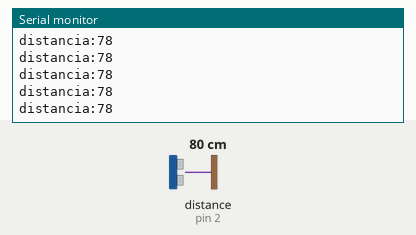
Bench run of a sketch on a simulated Arduino Uno, built with avr-gcc and run on an emulated ATmega328P. On the bench: the last lines printed to the serial monitor. Wiring (inferred from the names in the program): ultrasonic range finder: trigger pin 3; echo pin 2. Inputs (shaded band) come from the test bench; at power-on: distance to the obstacle (sensor on pin 2) 80 cm. The echo pulse lasts 58.3 µs per cm.

Above: at 1.2 s.
1.3 s: distance to the obstacle (sensor on pin 2) set to 2 cm
At 2.2 s:
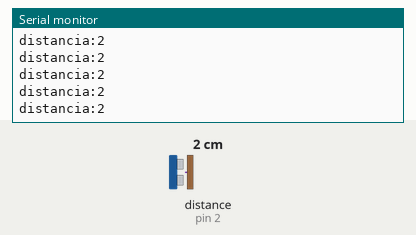
4.3 s: distance to the obstacle (sensor on pin 2) set to 120 cm
At 5.3 s:
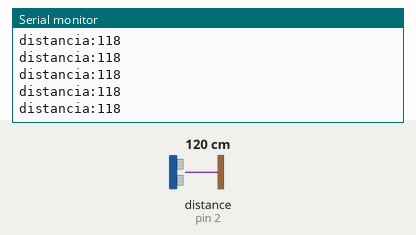
7.3 s: distance to the obstacle (sensor on pin 2) set to 4 cm
At 8.2 s:
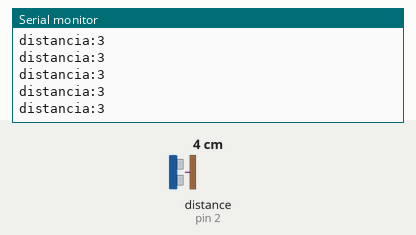
10.3 s: distance to the obstacle (sensor on pin 2) set to 18 cm
At 11.3 s:
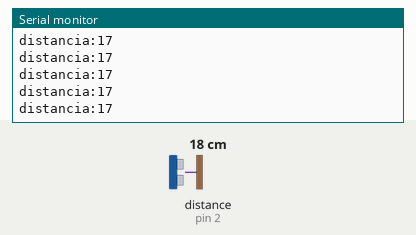
Timing chart, 0 to 13.3 s (numbered marks = the images above; inputs shaded):
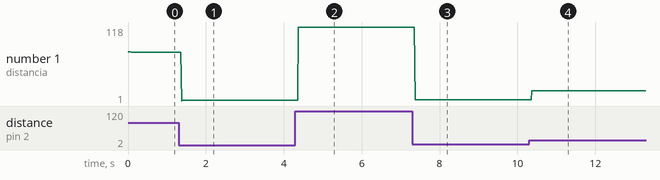

The sketch:

Sensor_de_proximidad.ino
```cpp
const int trigpin = 3;
const int eco = 2;
int led1 = 5;
int led2 = 7;
int led3 = 9;
int led4 = 11;

long duration;
int distance;

void setup(){
  pinMode(trigpin, OUTPUT);
  pinMode(eco, INPUT);

  Serial.begin(9600);
}
void loop() {
 digitalWrite(trigpin, LOW);
 delayMicroseconds(2);

 digitalWrite(trigpin, HIGH);
delayMicroseconds(10);
digitalWrite(trigpin, LOW);

duration = pulseIn(eco, HIGH);

distance = 0.034 * duration / 2;
 if(distance < 50){
  digitalWrite(led1 ,HIGH);
 }
 if(distance < 40){
  digitalWrite( led2 ,HIGH);
 }
  else (distance > 40);{
    digitalWrite(distance, LOW);
  }

 if(distance < 30){
  digitalWrite(led3, HIGH);
 }else(distance > 30);{
    digitalWrite(led3, LOW);

  }

 if(distance < 20){
  digitalWrite(led4, HIGH);
 }else(distance > 50);{
 digitalWrite(led1, LOW);
 digitalWrite(led2, LOW);
 digitalWrite(led3, LOW);
 digitalWrite(led4, LOW);

 }
Serial.print("distancia:");
Serial.println(distance);

}
```

Measured:
- after the input at 1.3 s, the serial monitor: prints a new line after 0.07 s (image 1)
- after the input at 4.3 s, the serial monitor: prints a new line after 0.08 s (image 2)
- after the input at 7.3 s, the serial monitor: prints a new line after 0.07 s (image 3)
- after the input at 10.3 s, the serial monitor: prints a new line after 0.07 s (image 4)
- plotted number 1: 78 → 2 after the input at 1.3 s, 2 → 118 after the input at 4.3 s, 118 → 3 after the input at 7.3 s, 3 → 1 after the input at 10.3 s
